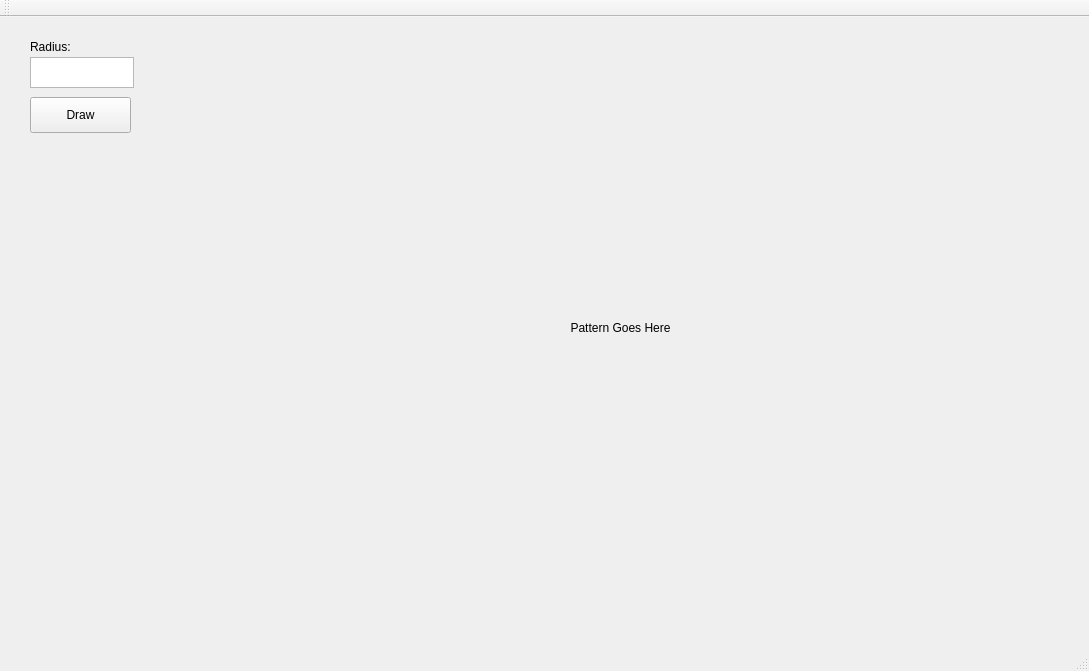
<?xml version="1.0" encoding="UTF-8"?>
<ui version="4.0">
 <class>MainWindow</class>
 <widget class="QMainWindow" name="MainWindow">
  <property name="geometry">
   <rect>
    <x>0</x>
    <y>0</y>
    <width>1089</width>
    <height>671</height>
   </rect>
  </property>
  <property name="windowTitle">
   <string>MainWindow</string>
  </property>
  <widget class="QWidget" name="centralWidget">
   <widget class="QLabel" name="label">
    <property name="geometry">
     <rect>
      <x>190</x>
      <y>30</y>
      <width>861</width>
      <height>561</height>
     </rect>
    </property>
    <property name="text">
     <string>Pattern Goes Here</string>
    </property>
    <property name="alignment">
     <set>Qt::AlignCenter</set>
    </property>
   </widget>
   <widget class="QLabel" name="label_2">
    <property name="geometry">
     <rect>
      <x>30</x>
      <y>20</y>
      <width>63</width>
      <height>20</height>
     </rect>
    </property>
    <property name="text">
     <string>Radius:</string>
    </property>
   </widget>
   <widget class="QTextEdit" name="textEdit">
    <property name="geometry">
     <rect>
      <x>30</x>
      <y>40</y>
      <width>104</width>
      <height>31</height>
     </rect>
    </property>
   </widget>
   <widget class="QPushButton" name="pushButton">
    <property name="geometry">
     <rect>
      <x>30</x>
      <y>80</y>
      <width>101</width>
      <height>36</height>
     </rect>
    </property>
    <property name="text">
     <string>Draw</string>
    </property>
   </widget>
  </widget>
  <widget class="QMenuBar" name="menuBar">
   <property name="geometry">
    <rect>
     <x>0</x>
     <y>0</y>
     <width>1089</width>
     <height>22</height>
    </rect>
   </property>
  </widget>
  <widget class="QToolBar" name="mainToolBar">
   <attribute name="toolBarArea">
    <enum>TopToolBarArea</enum>
   </attribute>
   <attribute name="toolBarBreak">
    <bool>false</bool>
   </attribute>
  </widget>
  <widget class="QStatusBar" name="statusBar"/>
 </widget>
 <layoutdefault spacing="6" margin="11"/>
 <resources/>
 <connections/>
</ui>
